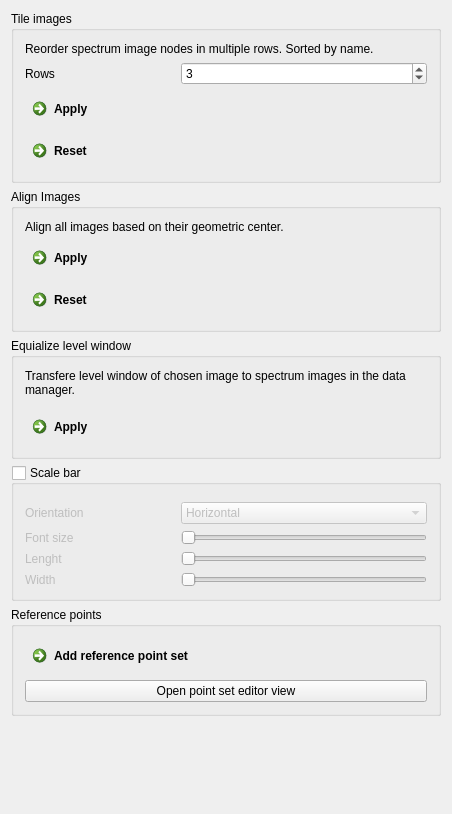
<?xml version="1.0" encoding="UTF-8"?>
<ui version="4.0">
 <class>imsDataToolsControls</class>
 <widget class="QWidget" name="imsDataToolsControls">
  <property name="enabled">
   <bool>true</bool>
  </property>
  <property name="geometry">
   <rect>
    <x>0</x>
    <y>0</y>
    <width>452</width>
    <height>814</height>
   </rect>
  </property>
  <property name="sizePolicy">
   <sizepolicy hsizetype="Preferred" vsizetype="Preferred">
    <horstretch>0</horstretch>
    <verstretch>0</verstretch>
   </sizepolicy>
  </property>
  <property name="minimumSize">
   <size>
    <width>0</width>
    <height>0</height>
   </size>
  </property>
  <property name="maximumSize">
   <size>
    <width>452</width>
    <height>16777215</height>
   </size>
  </property>
  <property name="windowTitle">
   <string>M2aia Data Tools View</string>
  </property>
  <property name="styleSheet">
   <string notr="true"/>
  </property>
  <layout class="QVBoxLayout" name="verticalLayout">
   <item>
    <widget class="QGroupBox" name="groupBox_3">
     <property name="title">
      <string>Tile images</string>
     </property>
     <property name="checkable">
      <bool>false</bool>
     </property>
     <layout class="QVBoxLayout" name="verticalLayout_3">
      <item>
       <widget class="QLabel" name="label_14">
        <property name="text">
         <string>Reorder spectrum image nodes in multiple rows. Sorted by name.</string>
        </property>
        <property name="wordWrap">
         <bool>true</bool>
        </property>
       </widget>
      </item>
      <item>
       <layout class="QHBoxLayout" name="horizontalLayout">
        <item>
         <widget class="QLabel" name="label_6">
          <property name="minimumSize">
           <size>
            <width>0</width>
            <height>0</height>
           </size>
          </property>
          <property name="maximumSize">
           <size>
            <width>150</width>
            <height>16777215</height>
           </size>
          </property>
          <property name="text">
           <string>Rows</string>
          </property>
          <property name="alignment">
           <set>Qt::AlignmentFlag::AlignLeading|Qt::AlignmentFlag::AlignLeft|Qt::AlignmentFlag::AlignVCenter</set>
          </property>
         </widget>
        </item>
        <item>
         <widget class="QSpinBox" name="mosaicRows">
          <property name="minimum">
           <number>1</number>
          </property>
          <property name="value">
           <number>3</number>
          </property>
         </widget>
        </item>
       </layout>
      </item>
      <item>
       <widget class="QCommandLinkButton" name="applyTiling">
        <property name="text">
         <string>Apply</string>
        </property>
       </widget>
      </item>
      <item>
       <widget class="QCommandLinkButton" name="resetTiling">
        <property name="text">
         <string>Reset</string>
        </property>
       </widget>
      </item>
     </layout>
    </widget>
   </item>
   <item>
    <widget class="QGroupBox" name="groupBox">
     <property name="title">
      <string>Align Images</string>
     </property>
     <layout class="QVBoxLayout" name="verticalLayout_5">
      <item>
       <widget class="QLabel" name="label_15">
        <property name="text">
         <string>Align all images based on their geometric center.</string>
        </property>
        <property name="wordWrap">
         <bool>true</bool>
        </property>
       </widget>
      </item>
      <item>
       <widget class="QCommandLinkButton" name="alignImages">
        <property name="text">
         <string>Apply</string>
        </property>
       </widget>
      </item>
      <item>
       <widget class="QCommandLinkButton" name="resetAlignImages">
        <property name="text">
         <string>Reset</string>
        </property>
       </widget>
      </item>
     </layout>
    </widget>
   </item>
   <item>
    <widget class="QGroupBox" name="groupBox_5">
     <property name="title">
      <string>Equialize level window</string>
     </property>
     <layout class="QVBoxLayout" name="verticalLayout_2">
      <item>
       <widget class="QLabel" name="label_13">
        <property name="text">
         <string>Transfere level window of chosen image to spectrum images in the data manager.</string>
        </property>
        <property name="wordWrap">
         <bool>true</bool>
        </property>
       </widget>
      </item>
      <item>
       <widget class="QmitkSingleNodeSelectionWidget" name="ReferenceLevelWindowSelection" native="true">
        <property name="minimumSize">
         <size>
          <width>0</width>
          <height>0</height>
         </size>
        </property>
        <property name="maximumSize">
         <size>
          <width>16777215</width>
          <height>16777215</height>
         </size>
        </property>
       </widget>
      </item>
      <item>
       <widget class="QCommandLinkButton" name="btnEqualizeLW">
        <property name="text">
         <string>Apply</string>
        </property>
       </widget>
      </item>
     </layout>
    </widget>
   </item>
   <item>
    <widget class="QGroupBox" name="ScaleBar">
     <property name="title">
      <string>Scale bar</string>
     </property>
     <property name="checkable">
      <bool>true</bool>
     </property>
     <property name="checked">
      <bool>false</bool>
     </property>
     <layout class="QVBoxLayout" name="verticalLayout_4">
      <item>
       <widget class="QmitkSingleNodeSelectionWidget" name="ReferenceSelectionForScaleBar" native="true">
        <property name="minimumSize">
         <size>
          <width>0</width>
          <height>0</height>
         </size>
        </property>
        <property name="maximumSize">
         <size>
          <width>16777215</width>
          <height>16777215</height>
         </size>
        </property>
       </widget>
      </item>
      <item>
       <layout class="QHBoxLayout" name="horizontalLayout_2">
        <item>
         <widget class="QLabel" name="label_7">
          <property name="minimumSize">
           <size>
            <width>0</width>
            <height>0</height>
           </size>
          </property>
          <property name="maximumSize">
           <size>
            <width>150</width>
            <height>16777215</height>
           </size>
          </property>
          <property name="text">
           <string>Orientation</string>
          </property>
          <property name="alignment">
           <set>Qt::AlignmentFlag::AlignLeading|Qt::AlignmentFlag::AlignLeft|Qt::AlignmentFlag::AlignVCenter</set>
          </property>
         </widget>
        </item>
        <item>
         <widget class="QComboBox" name="scaleBarOrientation">
          <property name="sizePolicy">
           <sizepolicy hsizetype="Preferred" vsizetype="Preferred">
            <horstretch>0</horstretch>
            <verstretch>0</verstretch>
           </sizepolicy>
          </property>
          <property name="minimumSize">
           <size>
            <width>0</width>
            <height>0</height>
           </size>
          </property>
          <property name="maximumSize">
           <size>
            <width>16777215</width>
            <height>16777215</height>
           </size>
          </property>
          <item>
           <property name="text">
            <string>Horizontal</string>
           </property>
          </item>
          <item>
           <property name="text">
            <string>Vertical</string>
           </property>
          </item>
         </widget>
        </item>
       </layout>
      </item>
      <item>
       <layout class="QHBoxLayout" name="Fontsiye">
        <item>
         <widget class="QLabel" name="label_2">
          <property name="minimumSize">
           <size>
            <width>0</width>
            <height>0</height>
           </size>
          </property>
          <property name="maximumSize">
           <size>
            <width>150</width>
            <height>16777215</height>
           </size>
          </property>
          <property name="text">
           <string>Font size</string>
          </property>
          <property name="alignment">
           <set>Qt::AlignmentFlag::AlignLeading|Qt::AlignmentFlag::AlignLeft|Qt::AlignmentFlag::AlignVCenter</set>
          </property>
         </widget>
        </item>
        <item>
         <widget class="QSlider" name="scaleBarFontSize">
          <property name="sizePolicy">
           <sizepolicy hsizetype="Preferred" vsizetype="Preferred">
            <horstretch>0</horstretch>
            <verstretch>0</verstretch>
           </sizepolicy>
          </property>
          <property name="maximum">
           <number>50</number>
          </property>
          <property name="orientation">
           <enum>Qt::Orientation::Horizontal</enum>
          </property>
         </widget>
        </item>
       </layout>
      </item>
      <item>
       <layout class="QHBoxLayout" name="Lenght">
        <item>
         <widget class="QLabel" name="label_3">
          <property name="minimumSize">
           <size>
            <width>0</width>
            <height>0</height>
           </size>
          </property>
          <property name="maximumSize">
           <size>
            <width>150</width>
            <height>16777215</height>
           </size>
          </property>
          <property name="text">
           <string>Lenght</string>
          </property>
          <property name="alignment">
           <set>Qt::AlignmentFlag::AlignLeading|Qt::AlignmentFlag::AlignLeft|Qt::AlignmentFlag::AlignVCenter</set>
          </property>
         </widget>
        </item>
        <item>
         <widget class="QSlider" name="scaleBarLenght">
          <property name="sizePolicy">
           <sizepolicy hsizetype="Preferred" vsizetype="Preferred">
            <horstretch>0</horstretch>
            <verstretch>0</verstretch>
           </sizepolicy>
          </property>
          <property name="maximum">
           <number>1000</number>
          </property>
          <property name="orientation">
           <enum>Qt::Orientation::Horizontal</enum>
          </property>
         </widget>
        </item>
       </layout>
      </item>
      <item>
       <layout class="QHBoxLayout" name="Width">
        <item>
         <widget class="QLabel" name="label_5">
          <property name="minimumSize">
           <size>
            <width>0</width>
            <height>0</height>
           </size>
          </property>
          <property name="maximumSize">
           <size>
            <width>150</width>
            <height>16777215</height>
           </size>
          </property>
          <property name="text">
           <string>Width</string>
          </property>
          <property name="alignment">
           <set>Qt::AlignmentFlag::AlignLeading|Qt::AlignmentFlag::AlignLeft|Qt::AlignmentFlag::AlignVCenter</set>
          </property>
         </widget>
        </item>
        <item>
         <widget class="QSlider" name="scaleBarWidth">
          <property name="sizePolicy">
           <sizepolicy hsizetype="Preferred" vsizetype="Preferred">
            <horstretch>0</horstretch>
            <verstretch>0</verstretch>
           </sizepolicy>
          </property>
          <property name="maximum">
           <number>100</number>
          </property>
          <property name="orientation">
           <enum>Qt::Orientation::Horizontal</enum>
          </property>
         </widget>
        </item>
       </layout>
      </item>
     </layout>
    </widget>
   </item>
   <item>
    <widget class="QGroupBox" name="refPointSetGroup">
     <property name="title">
      <string>Reference points</string>
     </property>
     <layout class="QVBoxLayout" name="verticalLayout_11">
      <item>
       <widget class="QCommandLinkButton" name="btnAddReferencepointSet">
        <property name="text">
         <string>Add reference point set</string>
        </property>
       </widget>
      </item>
      <item>
       <widget class="QPushButton" name="btnOpenPointSetWidget">
        <property name="text">
         <string>Open point set editor view</string>
        </property>
       </widget>
      </item>
     </layout>
    </widget>
   </item>
   <item>
    <spacer name="verticalSpacer">
     <property name="orientation">
      <enum>Qt::Orientation::Vertical</enum>
     </property>
     <property name="sizeHint" stdset="0">
      <size>
       <width>20</width>
       <height>40</height>
      </size>
     </property>
    </spacer>
   </item>
  </layout>
 </widget>
 <layoutdefault spacing="6" margin="11"/>
 <customwidgets>
  <customwidget>
   <class>QmitkSingleNodeSelectionWidget</class>
   <extends>QWidget</extends>
   <header>QmitkSingleNodeSelectionWidget.h</header>
   <container>1</container>
  </customwidget>
 </customwidgets>
 <tabstops>
  <tabstop>btnAddReferencepointSet</tabstop>
  <tabstop>btnOpenPointSetWidget</tabstop>
 </tabstops>
 <resources/>
 <connections/>
</ui>
